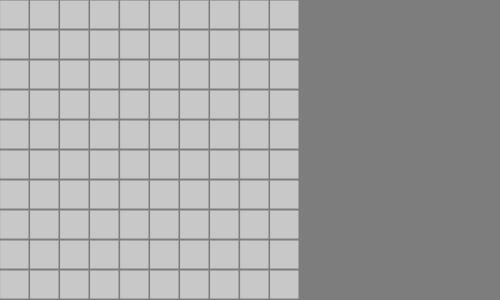
Frame 1 (no input)
Frame 60 (no input): identical to frame 1, image omitted
Frame 120 (the mouse pressed at the canvas centre since frame 60): identical to frame 1, image omitted

The p5.js sketch that drew this single still picture (run headless with seeded random() and noise() and a simulated clock; from frame 60 on, the mouse is pressed at the canvas centre):

// p5.js sketch
// ── sketch.js
var cWidth = 300;
var cHeight = 300;
var boardSize = 10;
var cellSize = 30;
var minesNumber = 10;

var cnv;
var game;
var board;
var button;


function setup() {
  cWidth = cellSize * boardSize + 200;
  cHeight = cellSize * boardSize;
  cnv = createCanvas(cWidth,cHeight);
  game = new Game();
  board = game.board;
  button = createButton('click me');
  //button.position(cellSize * boardSize + 10);
  //button.moussePressed(game.reset);
}

function draw() {
  background(125);
  board.drawBoard();
}

function mouseClicked() {
  board.handleClick();
}

class Game {
  constructor() {
    this.board = new Board(boardSize);
  }

  reset() {
    this.board = new Board(boardSize);
    board = this.board;
  }
}

class Cell {

  constructor(index) {
    this.index = index;
    this.isMine = false;
    this.revealed = false
  }

  draw() {
    var revealedColor = 'white';
    var notRevealedColor = 200;
    var borderColor = 127;
    var borderSize = 1;

    var corner = this.getTopLeftCorner();
    var center = this.getCenter();
    var neighborsMineNumber = this.countNeighborsMines();

    stroke(borderColor); // Bordure
    if(this.revealed) {
      fill(revealedColor);
      rect(corner.x, corner.y, cellSize-borderSize, cellSize-borderSize);
      if(this.isMine) {
        fill('red');
        ellipse(center.x, center.y, cellSize/2);
      } else if (neighborsMineNumber > 0) {
        fill('cyan');
        textSize(cellSize/2);
        textAlign(CENTER, CENTER);
        text(neighborsMineNumber, center.x, center.y);
      }
    } else {
      fill(notRevealedColor);
      rect(corner.x, corner.y, cellSize-borderSize, cellSize-borderSize);
    }

  }

  getTopLeftCorner() {
    return new Point(this.x() * cellSize, this.y() * cellSize);
  }

  getCenter() {
    var corner = this.getTopLeftCorner();
    return new Point(corner.x + cellSize/2, corner.y + cellSize/2);
  }

  getNeighbors(mode) {
    var N  = new Point(0 ,-1);
    var NE = new Point(1 ,-1);
    var E  = new Point(1 , 0);
    var SE = new Point(1 , 1);
    var S  = new Point(0 , 1);
    var SW = new Point(-1, 1);
    var W  = new Point(-1, 0);
    var NW = new Point(-1,-1);
    var positions;
    switch (mode) {
      case 'DIRECT':
      positions = [N,W,E,S];
      break;
      default:
      positions = [NW,N,NE,W,E,SW,S,SE];
      break;
    }
    var neighbors = positions.map(position => board.get( this.x()+position.x, this.y()+position.y ))
    .filter(neighbor => neighbor!= undefined);
    return neighbors;
  }

  countNeighborsMines() {
    return this.getNeighbors().filter(neighbor => neighbor.isMine).length;
  }

  clicked() {
    if(!this.revealed) {
      this.revealed = true;
      this.propagadeClick();
      if(this.isMine) {
        board.gameOver();
      }
    }
  }

  propagadeClick() {
    if(this.countNeighborsMines() == 0) {
      this.getNeighbors('DIRECT').filter(neighbor => neighbor.countNeighborsMines() == 0).forEach(cell => cell.clicked());
    }
  }

  x() {
    return this.index % boardSize;
  }

  y() {
    return Math.trunc( this.index / boardSize );
  }

}

class Point {
  constructor(x,y) {
    this.x = x;
    this.y = y;
  }
}

class Board {

  constructor(size) {
    this.width = size;
    this.height = size;
    this.mineGenerated = false;
    this.clickedCell = undefined;
    this.gameIsOver = false;
    this.cells = new Array(this.width * this.height).fill().map( (item, index) => new Cell(index) );
  }

  drawBoard() {
    for( const [index, cell] of this.cells.entries() ){
      cell.draw(index);
    }
  }

  get(x,y) {
    if (this.xIsValide(x) && this.yIsValide(y)) {
      return this.cells[x + y*this.width];
    } else {
      return undefined;
    }
  }

  xIsValide(x) {
    return x>=0 && x<this.width;
  }

  yIsValide(y) {
    return y>=0 && y<this.height;
  }

  getClickedCell() {
    var x = Math.floor(mouseX/cellSize);
    var y = Math.floor(mouseY/cellSize);
    this.clickedCell = this.get(x, y);
    return this.clickedCell;
  }

  getFirstCell() {
    return this.cells[0];
  }

  getNextCell(index) {
    if (index+1 >= this.cells.length) {
      return this.cells[0];
    } else {
      return this.cells[index+1];
    }
  }

  generateMines() {
    if (!this.mineGenerated) {

      var minProbability = 0.01;
      var mineCount = 0;
      var currentCell = this.getFirstCell();


      // Tant qu'on a pas assez de mines
      while (mineCount<minesNumber) {
        // Cell n'est pas celle cliqué, ni deja minée
        if (currentCell !== this.clickedCell && !currentCell.isMine) {
          if (random()<minProbability) {
            currentCell.isMine = true;
            mineCount++;
          }
        }
        currentCell = this.getNextCell(currentCell.index);
      }

      this.mineGenerated = true;
    }
  }

  handleClick() {
    console.log(mouseX, mouseY);
    board.getClickedCell();
    if(board.clickedCell && !board.gameIsOver) {
      board.generateMines();
      board.clickedCell.clicked();
    }
  }

  gameOver() {
    this.gameIsOver = true;
  }

}
